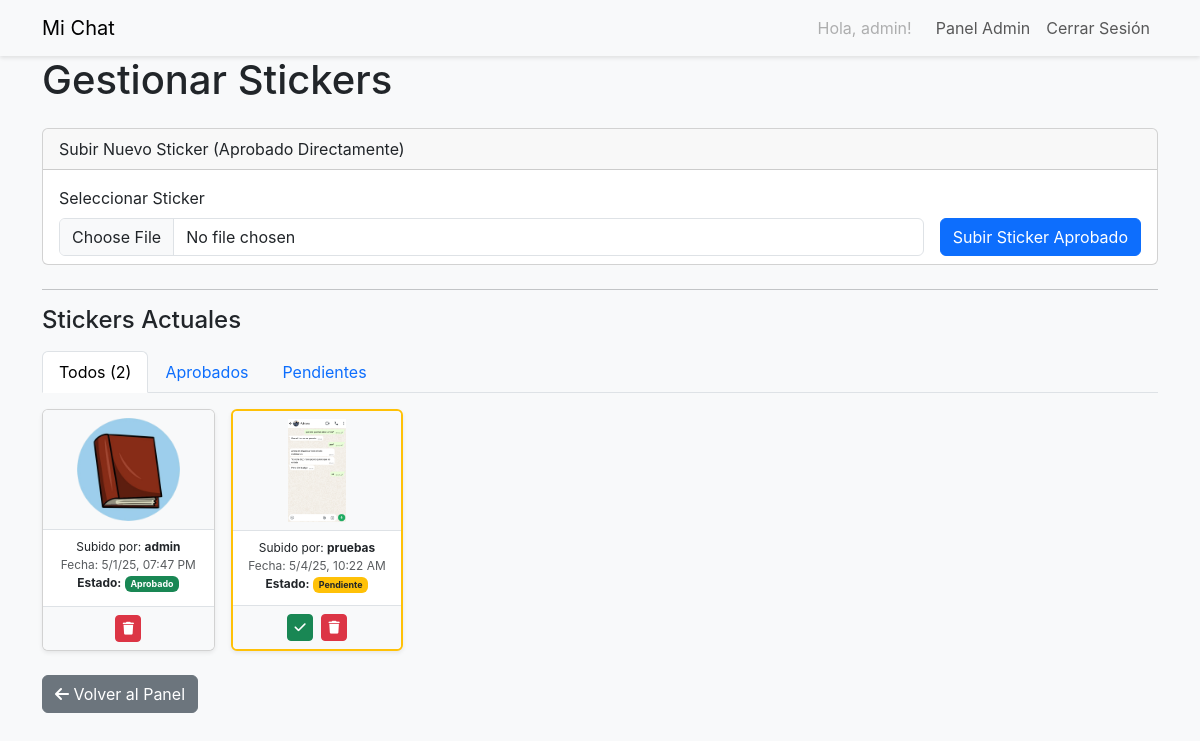
Screenshot of /admin/manage-stickers (signed in) with the database file from the repository.
### app/models.py (models this page shows, shortened)
class User(UserMixin, db.Model):
    id = db.Column(db.Integer, primary_key=True) # Clave primaria autoincremental
    username = db.Column(db.String(64), index=True, unique=True, nullable=False) # Nombre de usuario, indexado y único
    password_hash = db.Column(db.String(256), nullable=False) # Hash de la contraseña (NUNCA la contraseña real)
    role = db.Column(db.String(10), index=True, default='user', nullable=False) # Roles: 'user', 'moderator', 'admin'
    created_at = db.Column(db.DateTime, default=lambda: datetime.now(timezone.utc)) # Fecha de creación (UTC)
    messages = db.relationship('Message', backref='author', lazy='dynamic', cascade='all, delete-orphan')
    approved_channels = db.relationship(
        'Channel', secondary=channel_members,
        backref=db.backref('approved_members', lazy='dynamic'),
        lazy='dynamic'
    )
    @property
    def is_admin(self):
        return self.role == 'admin'

class Sticker(db.Model):
    id = db.Column(db.Integer, primary_key=True)
    uploader_user_id = db.Column(db.Integer, db.ForeignKey('user.id'), nullable=False)
    file_path = db.Column(db.String(255), unique=True, nullable=False) # Ruta relativa al archivo
    is_approved = db.Column(db.Boolean, default=False, index=True)
    uploaded_at = db.Column(db.DateTime, default=lambda: datetime.now(timezone.utc))
    uploader = db.relationship('User')

### app/routes.py (the view, shortened to what this page needs)
@app.route('/admin/manage-stickers', methods=['GET', 'POST'])
@login_required
@admin_required
def admin_manage_stickers():
    upload_form = AdminUploadStickerForm() # Formulario para subida directa
    try:
        all_stickers = Sticker.query.options(db.joinedload(Sticker.uploader))\
                                    .order_by(Sticker.is_approved.desc(), Sticker.uploaded_at.asc()).all()
    except Exception as e:
         flash(f"Error al cargar stickers: {e}", "danger")
         print(f"Error DB al cargar manage stickers: {e}")
         all_stickers = []
    return render_template('admin_manage_stickers.html',
                           title='Gestionar Stickers',
                           stickers=all_stickers,
                           form=upload_form) # Pasar instancia del form

### app/forms.py
class AdminUploadStickerForm(FlaskForm):
    sticker_file = FileField('Seleccionar Sticker', validators=[
        FileRequired(message='Debes seleccionar un archivo.'),
        FileAllowed(app.config['ALLOWED_EXTENSIONS'], '¡Solo imágenes (png, jpg, jpeg, gif, webp)!')
    ])
    submit = SubmitField('Subir Sticker Aprobado')

### app/models.py (called while the page is built)
@login.user_loader
def load_user(id):
    return User.query.get(int(id))

### app/routes.py (called while the page is built)
def admin_required(f):
    @wraps(f)
    def decorated_function(*args, **kwargs):
        if not current_user.is_authenticated or not current_user.is_admin:
            abort(403)
        return f(*args, **kwargs)
    return decorated_function

### app/templates/admin_manage_stickers.html (shortened to what this page needs)
{% extends "base.html" %}
{% block content %}
<h1 class="mb-4">Gestionar Stickers</h1>
<div class="card mb-4 admin-upload-form">
    <div class="card-header">Subir Nuevo Sticker (Aprobado Directamente)</div>
    <div class="card-body">
        <form method="POST" action="{{ url_for('admin_manage_stickers') }}" enctype="multipart/form-data" novalidate>
            <div class="row g-3 align-items-end">
                <div class="col-md">
                     {{ form.sticker_file.label(class="form-label") }}
                     {{ form.sticker_file(class="form-control" + (" is-invalid" if form.sticker_file.errors else "")) }}
                </div>
                <div class="col-md-auto">
                    {{ form.submit(class="btn btn-primary") }}
                </div>
            </div>
        </form>
    </div>
</div>
<hr>
<h2 class="h4 mb-3">Stickers Actuales</h2>
{% if stickers %}
    <ul class="nav nav-tabs mb-3" id="stickerTabs" role="tablist">
        <li class="nav-item" role="presentation">
            <button class="nav-link active" id="all-stickers-tab" data-bs-toggle="tab" data-bs-target="#all-stickers-pane" type="button" role="tab" aria-controls="all-stickers-pane" aria-selected="true">Todos ({{ stickers|length }})</button>
        </li>
        <li class="nav-item" role="presentation">
            <button class="nav-link" id="approved-stickers-tab" data-bs-toggle="tab" data-bs-target="#approved-stickers-pane" type="button" role="tab" aria-controls="approved-stickers-pane" aria-selected="false">Aprobados</button>
        </li>
        <li class="nav-item" role="presentation">
             <button class="nav-link" id="pending-stickers-tab" data-bs-toggle="tab" data-bs-target="#pending-stickers-pane" type="button" role="tab" aria-controls="pending-stickers-pane" aria-selected="false">Pendientes</button>
        </li>
    </ul>
    <div class="tab-content" id="stickerTabContent">
        <div class="tab-pane fade show active" id="all-stickers-pane" role="tabpanel" aria-labelledby="all-stickers-tab" tabindex="0">
            <div class="row row-cols-2 row-cols-sm-3 row-cols-md-4 row-cols-lg-5 row-cols-xl-6 g-3">
                {% for sticker in stickers %}
                    {% include '_sticker_card.html' %}
                {% endfor %}
            </div>
        </div>
    </div>
{% else %}
    <div class="alert alert-info" role="alert">
      No hay stickers subidos (ni pendientes ni aprobados).
    </div>
{% endif %}
<a href="{{ url_for('admin_dashboard') }}" class="btn btn-secondary mt-4"><i class="fas fa-arrow-left"></i> Volver al Panel</a>
{% endblock %}

### app/templates/base.html (shortened to what this page needs)
<!doctype html>
<html lang="es">
<head>
    <link href="https://cdn.jsdelivr.net/npm/bootstrap@5.3.3/dist/css/bootstrap.min.css" rel="stylesheet">
    <link rel="stylesheet" href="https://cdnjs.cloudflare.com/ajax/libs/font-awesome/6.5.2/css/all.min.css" />
    <link rel="stylesheet" href="{{ url_for('static', filename='css/style.css') }}">
</head>
<body class="{{ 'page-' + title.lower().replace(' ', '-') if title else 'page-default' }}"></body>
    <nav class="navbar navbar-expand-lg navbar-light bg-light">
        <div class="container">
            <a class="navbar-brand" href="{{ url_for('index') }}">Mi Chat</a>
            <div class="collapse navbar-collapse" id="navbarNav">
                <ul class="navbar-nav ms-auto">
                    {% if current_user.is_authenticated %}
                        <li class="nav-item">
                            <span class="nav-link disabled me-2">Hola, {{ current_user.username }}!</span>
                        </li>
                        {% if current_user.is_admin %}
                        <li class="nav-item">
                            <a class="nav-link" href="{{ url_for('admin_dashboard') }}">Panel Admin</a>
                        </li>
                        {% endif %}
                        <li class="nav-item">
                            <a class="nav-link" href="{{ url_for('logout') }}">Cerrar Sesión</a>
                        </li>
                    {% endif %}
                </ul>
            </div>
        </div>
    </nav>
    <div class="container">
        {% block content %}{% endblock %}
    </div>
</body>
</html>

### app/templates/_sticker_card.html
<div class="col">
    <div class="card h-100 text-center shadow-sm sticker-card {% if not sticker.is_approved %}border-warning{% endif %}">
        <img src="{{ url_for('static', filename=sticker.file_path) }}"
             class="card-img-top p-2 sticker-preview-img"
             alt="Sticker ID {{ sticker.id }} - {{ 'Aprobado' if sticker.is_approved else 'Pendiente' }}"
             style="max-height: 120px; object-fit: contain;">
        <div class="card-body p-2 d-flex flex-column">
            <p class="card-text small mb-1 flex-grow-1">
                Subido por: <strong>{{ sticker.uploader.username }}</strong><br>
                <span class="text-muted">
                    Fecha: <span class="utc-timestamp" data-timestamp="{{ sticker.uploaded_at.isoformat() }}"></span>
                </span><br>
                 <strong>Estado:</strong>
                 {% if sticker.is_approved %}
                     <span class="badge bg-success">Aprobado</span>
                 {% else %}
                     <span class="badge bg-warning text-dark">Pendiente</span>
                 {% endif %}
            </p>
        </div>
        <div class="card-footer p-2 bg-light d-flex justify-content-center gap-2">
             {% if not sticker.is_approved %}
             <form action="{{ url_for('admin_approve_sticker', sticker_id=sticker.id) }}" method="POST" class="d-inline">
                 <button type="submit" class="btn btn-sm btn-success" title="Aprobar">
                     <i class="fas fa-check"></i>
                 </button>
             </form>
             {% endif %}
             <form action="{{ url_for('admin_delete_sticker', sticker_id=sticker.id) }}" method="POST" class="d-inline" onsubmit="return confirm('¿Estás seguro de que quieres eliminar este sticker (ID: {{ sticker.id }})? Esta acción no se puede deshacer.');">
                 <button type="submit" class="btn btn-sm btn-danger" title="Eliminar">
                     <i class="fas fa-trash"></i>
                 </button>
             </form>
        </div>
    </div>
</div>

### app/static/css/style.css (style rules this page uses)
html, body { height: 100%; margin: 0; padding: 0; overflow: hidden; }
body { display: flex; flex-direction: column; font-family: -apple-system, BlinkMacSystemFont, "Segoe UI", Roboto, "Helvetica Neue", Arial, sans-serif; background-color: #f8f9fa; }
.navbar { flex-shrink: 0; box-shadow: 0 2px 4px rgba(0,0,0,.1); }
.admin-upload-form .card-body { padding-top: 1rem; padding-bottom: 0.5rem; }
.sticker-card { transition: box-shadow 0.2s ease-in-out; }
.sticker-card.border-warning { border-width: 2px !important; }
.sticker-preview-img { background-color: #f8f9fa; border-bottom: 1px solid #dee2e6; }
.sticker-card .card-body { font-size: 0.85em; }
.sticker-card .card-footer { border-top: 1px solid #dee2e6; }
.sticker-card .btn-sm { padding: 0.2rem 0.4rem; font-size: 0.8em; }

### rows the page displays
User: username "admin"
Sticker: file_path (picture), uploader.username "admin", is_approved "Aprobado"
Sticker: file_path (picture), uploader.username "pruebas", is_approved "Pendiente"

### other values shown
{{ stickers|length }} "2"
